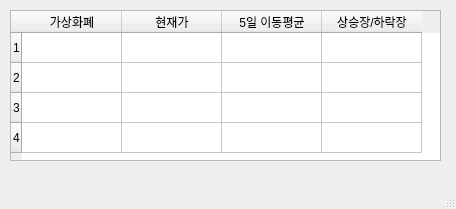
<?xml version="1.0" encoding="UTF-8"?>
<ui version="4.0">
 <class>MainWindow</class>
 <widget class="QMainWindow" name="MainWindow">
  <property name="geometry">
   <rect>
    <x>0</x>
    <y>0</y>
    <width>456</width>
    <height>209</height>
   </rect>
  </property>
  <property name="windowTitle">
   <string>MainWindow</string>
  </property>
  <widget class="QWidget" name="centralwidget">
   <widget class="QTableWidget" name="tableWidget">
    <property name="geometry">
     <rect>
      <x>10</x>
      <y>10</y>
      <width>431</width>
      <height>151</height>
     </rect>
    </property>
    <property name="rowCount">
     <number>4</number>
    </property>
    <row/>
    <row/>
    <row/>
    <row/>
    <column>
     <property name="text">
      <string>가상화폐</string>
     </property>
    </column>
    <column>
     <property name="text">
      <string>현재가</string>
     </property>
    </column>
    <column>
     <property name="text">
      <string>5일 이동평균</string>
     </property>
    </column>
    <column>
     <property name="text">
      <string>상승장/하락장</string>
     </property>
    </column>
   </widget>
  </widget>
  <widget class="QMenuBar" name="menubar">
   <property name="geometry">
    <rect>
     <x>0</x>
     <y>0</y>
     <width>456</width>
     <height>21</height>
    </rect>
   </property>
  </widget>
  <widget class="QStatusBar" name="statusbar"/>
 </widget>
 <resources/>
 <connections/>
</ui>
